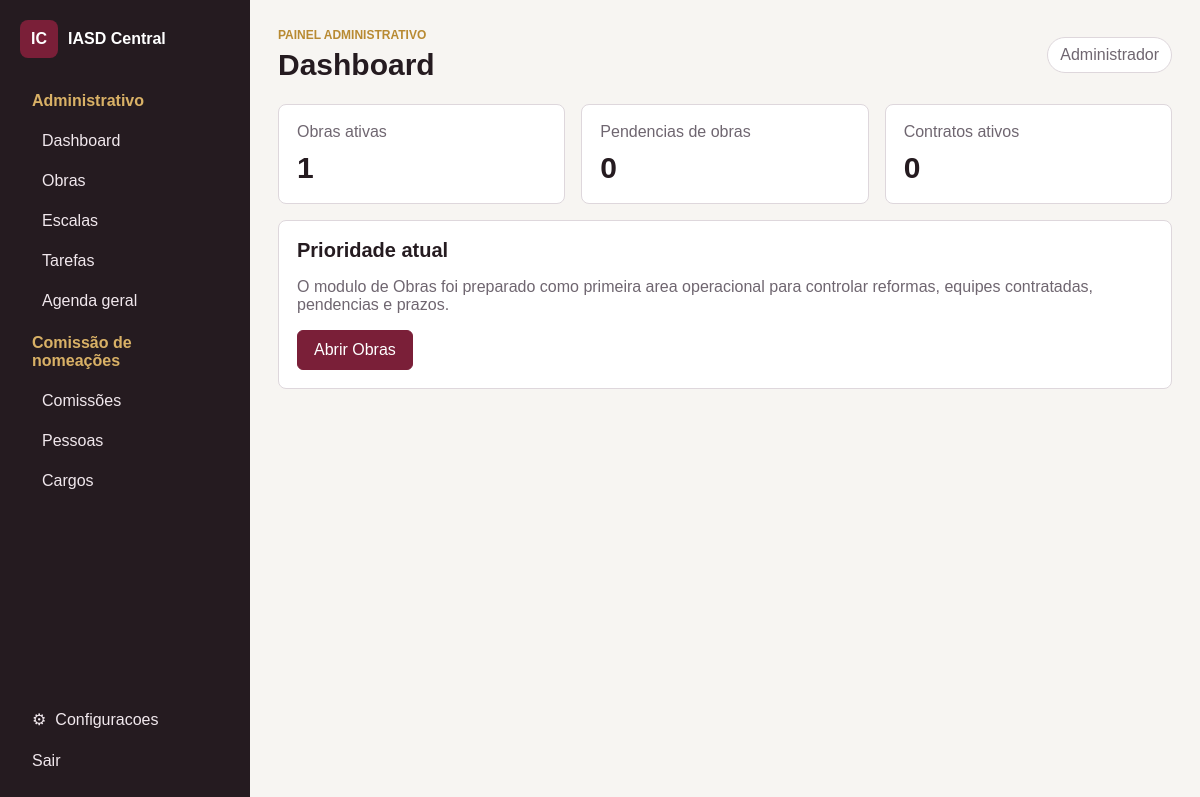
The app's page /dashboard (signed in) with its own data.
### tables this page shows
CREATE TABLE IF NOT EXISTS menus (
  id INT(11) UNSIGNED NOT NULL,
  id_menu_pai INT(11) UNSIGNED NULL DEFAULT NULL,
  nome VARCHAR(120) NOT NULL,
  descricao VARCHAR(255) NULL DEFAULT NULL,
  rota VARCHAR(255) NOT NULL DEFAULT '',
  icone VARCHAR(80) NULL DEFAULT NULL,
  ordem INT(11) NOT NULL DEFAULT 0,
  status ENUM('Ativo','Inativo') NOT NULL DEFAULT 'Ativo',
  tipo ENUM('Separador','Tela') NOT NULL DEFAULT 'Tela',
  nivel VARCHAR(40) NULL DEFAULT NULL,
  chave_permissao VARCHAR(80) NULL DEFAULT NULL,
  created_at TIMESTAMP NULL DEFAULT NULL,
  updated_at TIMESTAMP NULL DEFAULT NULL,
  PRIMARY KEY (id),
  KEY menus_id_menu_pai_index (id_menu_pai),
  KEY menus_status_ordem_index (status, ordem),
  CONSTRAINT menus_id_menu_pai_foreign FOREIGN KEY (id_menu_pai) REFERENCES menus(id) ON DELETE SET NULL
);

CREATE TABLE IF NOT EXISTS users (
  id BIGINT UNSIGNED NOT NULL AUTO_INCREMENT,
  name VARCHAR(160) NOT NULL,
  username VARCHAR(80) NOT NULL,
  password VARCHAR(255) NOT NULL,
  status ENUM('Ativo','Inativo') NOT NULL DEFAULT 'Ativo',
  created_at TIMESTAMP NULL DEFAULT NULL,
  updated_at TIMESTAMP NULL DEFAULT NULL,
  PRIMARY KEY (id),
  UNIQUE KEY users_username_unique (username)
);

### app/Http/Web/DashboardController.php (called while the page is built, shortened)
<?php
final class DashboardController
{
    public function index(Request $request): void
    {
        $user = Auth::requireLogin();
        $menus = (new MenuRepository())->activeTreeForUser((int) $user['id']);
        $obras = new ObraRepository();
        View::render('dashboard/index', [
            'title' => 'Dashboard',
            'user' => $user,
            'menus' => $menus,
            'obraSummary' => $obras->dashboardSummary(),
        ]);
    }
}

### public/index.php (called while the page is built, shortened)
<?php
$privatePathCandidates = array_filter([
    getenv('APP_PRIVATE_PATH') ?: null,
    dirname(__DIR__),
    dirname(__DIR__) . '/appiasdaraxa',
    dirname(dirname(__DIR__)) . '/appiasdaraxa',
    '/appiasdaraxa',
]);
$privatePath = null;
foreach ($privatePathCandidates as $candidate) {
    $candidate = rtrim((string) $candidate, '/');
    if (is_file($candidate . '/bootstrap.php')) {
        $privatePath = $candidate;
        break;
    }
}
$app = require $privatePath . '/bootstrap.php';
$router = $app['router'];
$router->dispatch(new IasdCentral\Core\Request());

### bootstrap.php (called while the page is built, shortened)
<?php
spl_autoload_register(function (string $class): void {
    $prefix = 'IasdCentral\\';
    $relative = str_replace('\\', '/', substr($class, strlen($prefix)));
    $path = APP_BASE_PATH . '/app/' . $relative . '.php';
});
require_once APP_BASE_PATH . '/app/Support/helpers.php';
$config = require APP_BASE_PATH . '/config/app.php';
return [
    'router' => new Router(),
    'auth' => new Auth(),
];

### app/Core/Database.php (called while the page is built, shortened)
<?php
final class Database
{
    private static array $config = [];
    private static ?PDO $pdo = null;
    public static function configure(array $config): void
    {
        self::$config = $config;
    }
    public static function pdo(): PDO
    {
        if (self::$pdo instanceof PDO) {
            return self::$pdo;
        }
        $dsn = sprintf(
            'mysql:host=%s;port=%d;dbname=%s;charset=%s',
            self::$config['host'] ?? '127.0.0.1',
            (int) (self::$config['port'] ?? 3306),
            self::$config['name'] ?? '',
            self::$config['charset'] ?? 'utf8mb4'
        );
        self::$pdo = new PDO($dsn, (string) (self::$config['user'] ?? ''), (string) (self::$config['password'] ?? ''), [
            PDO::ATTR_ERRMODE => PDO::ERRMODE_EXCEPTION,
            PDO::ATTR_DEFAULT_FETCH_MODE => PDO::FETCH_ASSOC,
            PDO::ATTR_EMULATE_PREPARES => false,
        ]);
        return self::$pdo;
    }
}

### app/Repositories/BaseRepository.php (called while the page is built, shortened)
<?php
abstract class BaseRepository
{
    protected function db(): PDO
    {
        return Database::pdo();
    }
    protected function fetch(string $sql, array $params = []): ?array
    {
        $stmt = $this->db()->prepare($sql);
        $stmt->execute($params);
        $row = $stmt->fetch();
        return $row ?: null;
    }
    protected function fetchAll(string $sql, array $params = []): array
    {
        $stmt = $this->db()->prepare($sql);
        $stmt->execute($params);
        return $stmt->fetchAll() ?: [];
    }
}

### app/Repositories/SettingsRepository.php (called while the page is built, shortened)
<?php
final class SettingsRepository extends BaseRepository
{
    public function all(): array
    {
        $rows = $this->fetchAll('SELECT setting_key, setting_value FROM app_settings');
        $settings = self::DEFAULTS;
        foreach ($rows as $row) $settings[$row['setting_key']] = (string) $row['setting_value'];
        return $settings;
    }
}

### app/Support/helpers.php (called while the page is built, shortened)
<?php
function e(mixed $value): string
{
    return htmlspecialchars((string) $value, ENT_QUOTES, 'UTF-8');
}
function url(string $path = ''): string
{
    $base = rtrim((string) Config::get('app_url', ''), '/');
    $path = '/' . ltrim($path, '/');
    return $base . ($path === '/' ? '' : $path);
}
function asset(string $path): string
{
    $assetPath = rtrim((string) Config::get('asset_path', '/assets'), '/');
    return url($assetPath . '/' . ltrim($path, '/'));
}

### app/Core/Config.php (called while the page is built, shortened)
<?php
final class Config
{
    private static array $items = [];
    public static function load(array $items): void
    {
        self::$items = $items;
    }
    public static function get(string $key, mixed $default = null): mixed
    {
        $value = self::$items;
        foreach (explode('.', $key) as $segment) {
            $value = $value[$segment];
        }
        return $value;
    }
}

### app/Core/Auth.php (called while the page is built, shortened)
<?php
final class Auth
{
    public function user(): ?array
    {
        $id = (int) ($_SESSION['user_id'] ?? 0);
        return $id > 0 ? (new UserRepository())->find($id) : null;
    }
    public static function requireLogin(): array
    {
        $user = (new self())->user();
        return $user;
    }
}

### app/Repositories/UserRepository.php (called while the page is built, shortened)
<?php
final class UserRepository extends BaseRepository
{
    public function find(int $id): ?array
    {
        return $this->fetch('SELECT user.*, (SELECT role_id FROM user_roles WHERE user_id = user.id LIMIT 1) role_id FROM users user WHERE user.id = :id LIMIT 1', ['id' => $id]);
    }
}

### app/Repositories/MenuRepository.php (called while the page is built, shortened)
<?php
final class MenuRepository extends BaseRepository
{
    public function activeForUser(int $userId): array
    {
        $items = array_values(array_filter($this->items(), static fn (array $item): bool => $item['status'] === 'Ativo'));
        $allowedIds = $this->allowedMenuIds($userId);
        if ($allowedIds === ['*']) {
            return $this->sort($items);
        }
        return $this->sort(array_values(array_filter($items, static fn (array $item): bool => in_array((int) $item['id'], $allowedIds, true))));
    }
    public function activeTreeForUser(int $userId): array
    {
        return $this->tree($this->activeForUser($userId));
    }
    public function tree(array $items): array
    {
        $byParent = [];
        foreach ($items as $item) {
            $parent = $item['id_menu_pai'] === null ? 0 : (int) $item['id_menu_pai'];
            $byParent[$parent][] = $item;
        }
        $build = function (int $parentId) use (&$build, &$byParent): array {
            $children = $byParent[$parentId] ?? [];
            $children = $this->sort($children);
            return array_map(function (array $child) use ($build): array {
                $child['children'] = $build((int) $child['id']);
                return $child;
            }, $children);
        };
        return $build(0);
    }
    public function items(): array
    {
        $fileItems = $this->itemsFromMenuBin();
        return $this->items = $this->fetchAll(
            'SELECT id, id_menu_pai, nome, descricao, rota, icone, ordem, status, tipo, nivel, chave_permissao
             FROM menus
             ORDER BY ordem, id'
        );
    }
    private function itemsFromMenuBin(): ?array
    {
        $path = APP_BASE_PATH . '/menu.bin';
        if (!is_file($path)) {
            return null;
        }
        $contents = file_get_contents($path);
        $document = json_decode($contents, true, 512, JSON_THROW_ON_ERROR);
        return array_map(static fn (array $item): array => [
            'id' => (int) $item['id'],
            'id_menu_pai' => $item['id_menu_pai'] === null ? null : (int) $item['id_menu_pai'],
            'nome' => (string) $item['nome'],
            'descricao' => (string) ($item['descricao'] ?? ''),
            'rota' => (string) ($item['rota'] ?? ''),
            'icone' => (string) ($item['icone'] ?? 'circle'),
            'ordem' => (int) ($item['ordem'] ?? 0),
            'status' => (string) ($item['status'] ?? 'Inativo'),
            'tipo' => (string) ($item['tipo'] ?? 'Separador'),
            'nivel' => (string) ($item['nivel'] ?? ''),
            'chave_permissao' => (string) ($item['chave_permissao'] ?? ''),
        ], $document['items']);
    }
    private function allowedMenuIds(int $userId): array
    {
        $isAdmin = $this->fetch(
            "SELECT 1
             FROM user_roles ur
             INNER JOIN roles r ON r.id = ur.role_id
             WHERE ur.user_id = :user_id AND r.slug = 'admin' AND r.status = 'Ativo'
             LIMIT 1",
            ['user_id' => $userId]
        );
        if ($isAdmin) {
            return ['*'];
        }
        $rows = $this->fetchAll(
            "SELECT DISTINCT a.menu_id
             FROM access_rules a
             INNER JOIN user_roles ur ON ur.role_id = a.role_id
             WHERE ur.user_id = :user_id
               AND a.type = 'visualizar'
               AND a.status = 'Ativo'",
            ['user_id' => $userId]
        );
        return array_map('intval', array_column($rows, 'menu_id'));
    }
    private function sort(array $items): array
    {
        usort($items, static fn (array $a, array $b): int => ((int) $a['ordem'] <=> (int) $b['ordem']) ?: ((int) $a['id'] <=> (int) $b['id']));
        return $items;
    }
}

### resources/views/layouts/app.php (the view, shortened to what this page needs)
<?php
$user = $user ?? null;
$menus = $menus ?? [];
$templateSettings = (new SettingsRepository())->all();
$fontFamilies = ['Arial' => 'Arial, Helvetica, sans-serif', 'Inter' => 'Inter, Arial, sans-serif', 'Georgia' => 'Georgia, serif', 'System' => 'system-ui, sans-serif'];
$templateFont = $fontFamilies[$templateSettings['font_family']] ?? $fontFamilies['Arial'];
?>
<!doctype html>
<html lang="<?= e($templateSettings['language']) ?>">
<head>
    <link rel="stylesheet" href="<?= asset('css/app.css') ?>">
</head>
<body class="admin-body density-<?= e($templateSettings['layout_density']) ?> theme-<?= e($templateSettings['theme_mode']) ?>" style="--brand: <?= e($templateSettings['brand_color']) ?>; --sidebar-bg: <?= e($templateSettings['sidebar_color']) ?>; --sidebar-width: <?= e($templateSettings['sidebar_width']) ?>px; --app-font: <?= e($templateFont) ?>;">
<aside class="sidebar" id="sidebar">
    <a class="brand" href="<?= url($user ? '/dashboard' : '/') ?>"><span>IC</span><strong>IASD Central</strong></a>
    <nav>
        <?php foreach ($menus as $item): ?>
            <?php if (($item['tipo'] ?? '') === 'Tela'): ?>
                <a href="<?= url((string) $item['rota']) ?>"><?= e($item['nome']) ?></a>
            <?php else: ?>
                <div class="nav-group">
                    <span><?= e($item['nome']) ?></span>
                    <?php foreach (($item['children'] ?? []) as $child): ?>
                        <a href="<?= url((string) $child['rota']) ?>"><?= e($child['nome']) ?></a>
                    <?php endforeach; ?>
                </div>
            <?php endif; ?>
        <?php endforeach; ?>
    </nav>
    <div class="sidebar-footer">
        <?php if ($user): ?>
            <a class="settings-link" href="<?= url('/configuracoes') ?>"><span aria-hidden="true">&#9881;</span> Configuracoes</a>
            <form method="post" action="<?= url('/logout') ?>"><?= Csrf::field() ?><button class="link-button">Sair</button></form>
        <?php else: ?>
            <a class="settings-link" href="<?= url('/') ?>">Voltar ao site</a>
        <?php endif; ?>
    </div>
</aside>
<main class="main">
    <header class="topbar">
        <div>
            <span class="eyebrow">Painel administrativo</span>
            <h1><?= e($title ?? 'Painel') ?></h1>
        </div>
        <span class="user-chip"><?= e($user['name'] ?? 'Acesso direto') ?></span>
    </header>
    <?= $content ?>
</main>
</body>
</html>

### app/Core/Router.php (shortened to what this page needs)
<?php
final class Router
{
    private array $routes = [];
    private function add(string $method, string $path, array $handler): void
    {
        $pattern = preg_replace('/\{([a-zA-Z_][a-zA-Z0-9_]*)}/', '(?P<$1>[0-9]+)', '/' . trim($path, '/'));
        $this->routes[] = [$method, '#^' . $pattern . '$#', $handler];
    }
    public function dispatch(Request $request): void
    {
        foreach ($this->routes as [$method, $pattern, $handler]) {
            if ($method !== $request->method() || !preg_match($pattern, $request->path(), $matches)) {
                continue;
            }
            $params = array_filter($matches, 'is_string', ARRAY_FILTER_USE_KEY);
            [$class, $action] = $handler;
            (new $class())->$action($request, ...array_values($params));
            return;
        }
    }
}

### public/assets/css/app.css (style rules this page uses)
:root { --bg: #f7f5f2; --panel: #ffffff; --text: #251b20; --muted: #6f6670; --line: #ded7dc; --brand: #7a1f38; --brand-dark: #4b1223; --brand-soft: #f3e4e9; --gold: #b88a32; --green: #2f6d54; --danger: #a22b22; --ok: #1e7a54; --radius: 8px; --sidebar-bg: #251b20; --sidebar-width: 250px; --app-font: Arial, Helvetica, sans-serif; }
* { box-sizing: border-box; }
html { scroll-behavior: smooth; }
body { margin: 0; font-family: var(--app-font); color: var(--text); background: var(--bg); }
a { color: inherit; text-decoration: none; }
button, input, select, textarea { font: inherit; }
.eyebrow { display: block; color: var(--gold); font-size: 12px; font-weight: 700; text-transform: uppercase; letter-spacing: 0; margin-bottom: 6px; }
.public-brand, .brand { display: inline-flex; align-items: center; gap: 10px; font-weight: 700; }
.public-brand span, .brand span { display: inline-grid; place-items: center; width: 38px; height: 38px; border-radius: 8px; background: var(--brand); color: #fff; }
.admin-body { min-height: 100vh; background: var(--bg); }
.sidebar { position: fixed; inset: 0 auto 0 0; width: var(--sidebar-width); background: var(--sidebar-bg); color: #fff; padding: 20px; display: flex; flex-direction: column; gap: 24px; }
.sidebar nav { display: grid; gap: 4px; }
.sidebar nav a, .link-button, .nav-group > span { color: #f1e8ed; padding: 10px 12px; border-radius: 6px; background: transparent; border: 0; text-align: left; cursor: pointer; }
.nav-group { display: grid; gap: 2px; }
.nav-group > span { color: #d9b166; font-weight: 700; cursor: default; }
.nav-group a { margin-left: 10px; }
.sidebar-footer { display: grid; gap: 3px; margin-top: auto; }
.sidebar-footer form { margin: 0; }
.settings-link { display: flex; align-items: center; gap: 9px; padding: 10px 12px; border-radius: 6px; color: #f1e8ed; }
.main { margin-left: var(--sidebar-width); padding: 28px; }
.topbar { display: flex; align-items: center; justify-content: space-between; gap: 18px; margin-bottom: 22px; }
.topbar h1 { margin: 0; font-size: 30px; }
.user-chip { padding: 8px 12px; border: 1px solid var(--line); border-radius: 999px; background: #fff; color: var(--muted); }

### records on screen
menus: nome "Administrativo"
menus: nome "Dashboard"
menus: nome "Obras"
menus: nome "Escalas"
menus: nome "Tarefas"
menus: nome "Agenda geral"
menus: nome "Comissão de nomeações"
menus: nome "Comissões"
menus: nome "Pessoas"
menus: nome "Cargos"
users: name "Administrador"

### other values on screen
$obraSummary['pendencias'] "0"
$obraSummary['contratos'] "0"
